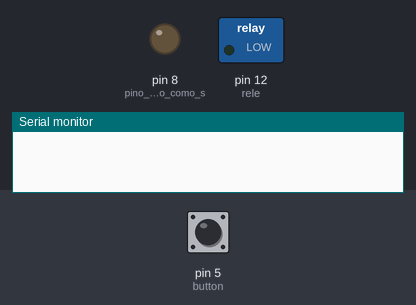
A sketch run on a simulated Arduino Uno, built with avr-gcc and run on an emulated ATmega328P. Shown: switched loads named in the sketch (green lamp = pin HIGH), output pins drawn as LEDs (lit = HIGH), the last lines printed to the serial monitor. Inputs (shaded band) come from the test bench; at power-on: pin 5 (button) HIGH.

Above: at 0.1 s.
At 1.2 s:
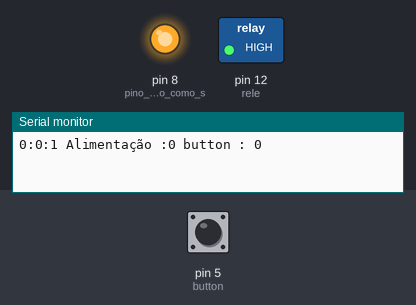
Timing chart, 0 to 5.5 s (numbered marks = the images above):
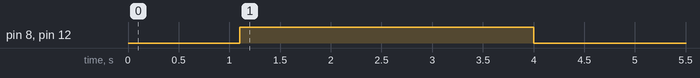

Measured:
- by itself, pin 8 (pino_8_configurado_como_s), pin 12 (rele): LOW → HIGH at 1.1 s, → LOW 2.9 s later

The sketch:

alimentador_racao.ino
```cpp
#define button 5             // recarga de racao manualmente
int segs = 0;                //segundos do horario corrente
int mins = 0;                //minutos do horario corrente
int hrs = 0;                 // horas do horario corrente


int carga_segs = 0;          //segundos do horario programado
int carga_mins = 0;          //minutos do horario programado
int carga_hrs = 3;           // horas do horario programado

int flag      =0 ;           // estado apos apertar o button

int rele = 12;

boolean buttonState;

unsigned long ini;       // horario inicial
unsigned long atual;     // horario atual
int conta = 0;

void setup() {
    pinMode(8,OUTPUT);  //pino 8 configurado como saída
    pinMode(button,INPUT_PULLUP);
    //setando o horario inicial
    Serial.begin(9600);
    pinMode(rele, OUTPUT);
    hrs = 0;
    mins = 0;
    segs = 00;
    flag      =0;
}

void loop() {
  //computando o tempo
  atual = millis();

  if (( atual - ini) > 1000)
  {
      ini = ini +1000;

      segs +=1;
      if (segs > 59)
      {
        mins +=1;
        segs = 0;

      }

      if (mins > 59)
      {
        hrs += 1;
        mins = 0;

      }
      if (hrs > 23)
      {
        hrs = 0;
      }
        String hourSt = String(hrs);
        String minutesSt = String(mins);
        String segstesSt = String(segs);
        String carga_bandeja = String(conta);

      if(buttonState==0)
      {
        segs=0;
        flag=0;

      }

      if (carga_hrs==hrs&&carga_mins==mins||flag==0)
      {
          if(segs>1)
          {      flag=1;
             hrs = 0;
             mins = 0;
             segs = 00;

             conta = conta + 1;

           }
          digitalWrite(rele, HIGH);
          digitalWrite(8, HIGH); //acende Led

      }else
      {
          digitalWrite(rele, LOW);
          digitalWrite(8, LOW); //apaga Led


      }

        String dateTime = hourSt +":"+ minutesSt+":"+ segstesSt+ " Alimentação :"+carga_bandeja+" button : "+buttonState;
        buttonState = digitalRead(button);
        Serial.println(dateTime);
  }


    delay(100);
}
```
